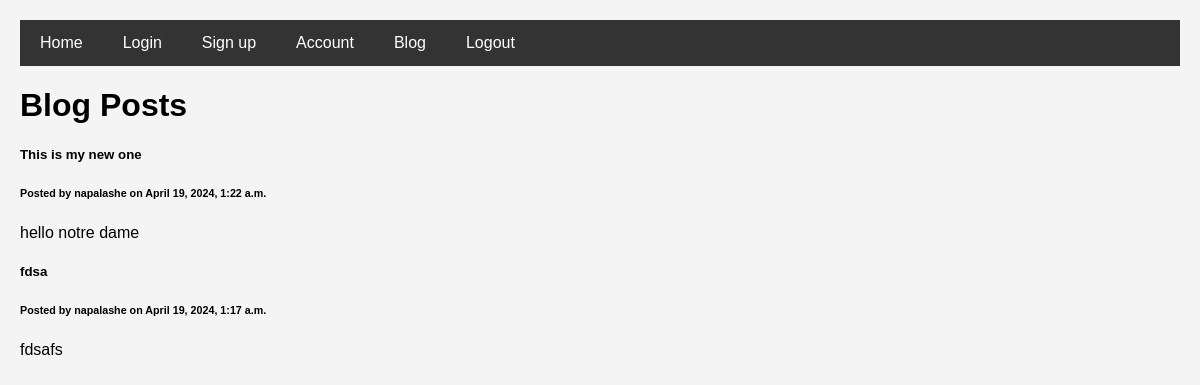
/blog/, run on an earlier commit of the app's database.
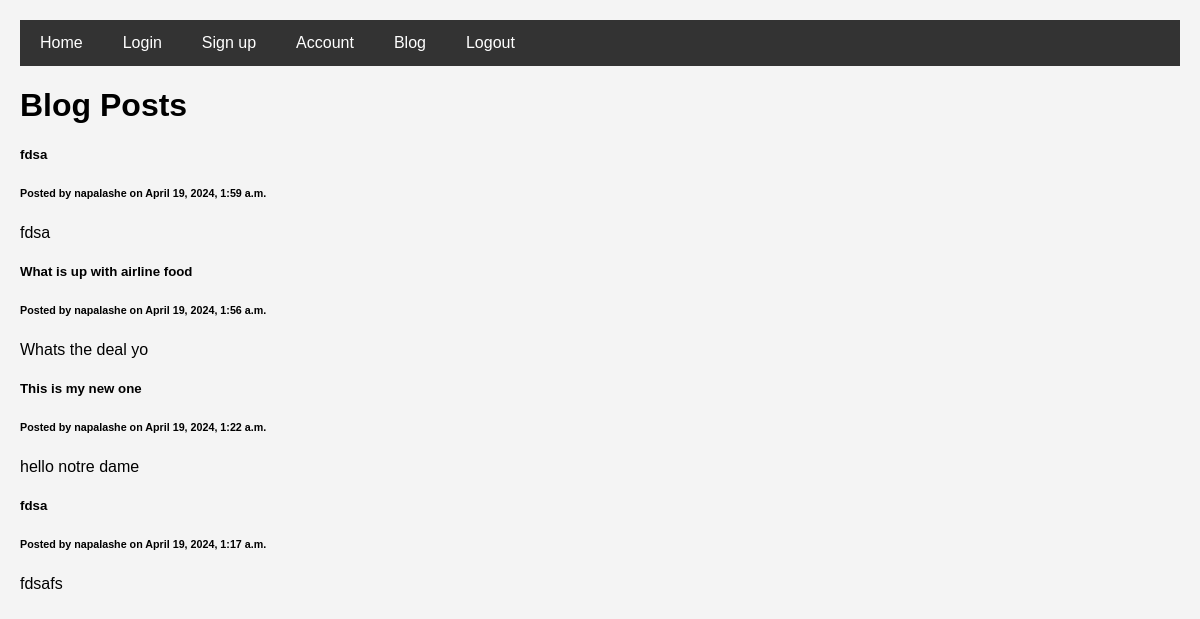
And on a later commit of the database.
### blog/models.py (models this page shows, shortened)
class Post(models.Model):
    title = models.CharField(max_length=200)
    author = models.ForeignKey(User, on_delete=models.CASCADE)
    body = models.TextField()
    created_at = models.DateTimeField(default = timezone.now)
    updated_at = models.DateTimeField(default = timezone.now)

### userauths/models.py (models this page shows, shortened)
class User(AbstractUser):
    email = models.EmailField(unique = True)
    username = models.CharField(max_length=100)
    bio = models.CharField(max_length=100)
    USERNAME_FIELD = 'email'
    REQUIRED_FIELDS = ['username']

### blog/views.py (the view)
# urls.py: path('', views.blog_list, name ='blog-home'),
def blog_list(request):
        posts = Post.objects.all().order_by('-created_at')
        return render(request, 'blog/blog-home.html',{'posts': posts})

### templates/blog/blog-home.html
{% extends "partials/base.html" %} {% block content %}
<div class="container mt-4">
  <h1>Blog Posts</h1>
  {% for post in posts %}
  <div class="card mb-4">
    <div class="card-body">
      <h5 class="card-title">{{ post.title }}</h5>
      <h6 class="card-subtitle mb-2 text-muted">
        Posted by {{ post.author.username }} on {{ post.created_at }}
      </h6>
      <p class="card-text">{{ post.body }}</p>
    </div>
  </div>
  {% endfor %}
</div>
{% endblock %}

### templates/partials/base.html (shortened to what this page needs)
<!DOCTYPE html>
<html lang="en">
  <head>
    {% load static %}
    <link rel="stylesheet" href="{% static 'css/styles.css' %}" />
  </head>
  <body>
    <div class="navbar">
      <a href="{% url 'core:index' %}">Home</a>
      <a href="{% url 'userauths:sign-in' %}">Login</a>
      <a href="{% url 'userauths:sign-up' %}">Sign up</a>
      <a href="{% url 'userauths:account' %}">Account</a>
      <a href="{% url 'blog:blog-home' %}">Blog</a>
      <a href="{% url 'userauths:logout' %}">Logout</a>
    </div>
    {% block content %} {% endblock %}
  </body>
</html>

### static/css/styles.css (style rules this page uses)
body { font-family: Arial, sans-serif; margin: 0; padding: 20px; background-color: #f4f4f4; }
.navbar { background-color: #333; overflow: hidden; }
.navbar a { float: left; display: block; color: white; text-align: center; padding: 14px 20px; text-decoration: none; }

What changed in the data, as far as the page shows it:
added Post: title "fdsa", author.username "napalashe", created_at "April 19, 2024, 1:59 a.m.", body "fdsa"
added Post: title "What is up with airline food", author.username "napalashe", created_at "April 19, 2024, 1:56 a.m.", body "Whats the deal yo"
